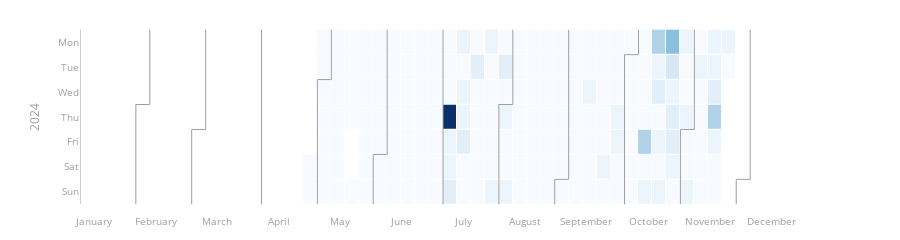

Write notebook code for a chart like this one.
### Code cell
fig = calplot(df, x="date", y="クリック数",
              colorscale=px.colors.sequential.Blues)
fig.update_layout({"yaxis": {"title": "2024"}, 
                   "yaxis2": {"title": "2025"}
                   })
fig.show()
fig.write_html("calplot.html")

### Figure 1 — Plotly figure (JSON) as saved in the notebook; plotly's stock layout.template omitted (floating-point values rounded to 4 significant figures; data arrays with more than 128 entries replaced by an {"elided": "..."} marker saying what was removed)
{"data": [{"colorscale": [[0, "rgb(247,251,255)"], [0.125, "rgb(222,235,247)"], [0.25, "rgb(198,219,239)"], [0.375, "rgb(158,202,225)"], [0.5, "rgb(107,174,214)"], [0.625, "rgb(66,146,198)"], [0.75, "rgb(33,113,181)"], [0.875, "rgb(8,81,156)"], [1, "rgb(8,48,107)"]], "customdata": {"elided": "366x2 str values"}, "hovertemplate": "%{customdata[0]} <br>Week=%{x} <br>%{customdata[1]}=%{z}", "name": "2024", "showscale": false, "type": "heatmap", "x": {"elided": "366 int values"}, "xaxis": "x", "xgap": 1, "y": {"elided": "366 int values"}, "yaxis": "y", "ygap": 1, "z": {"elided": "366 int values"}, "zmax": 19, "zmin": 0}, {"hoverinfo": "skip", "line": {"color": "#9e9e9e", "width": 1}, "mode": "lines", "type": "scatter", "x": [0.5, 0.5], "xaxis": "x", "y": [-0.5, 6.5], "yaxis": "y"}, {"hoverinfo": "skip", "line": {"color": "#9e9e9e", "width": 1}, "mode": "lines", "type": "scatter", "x": [4.5, 4.5], "xaxis": "x", "y": [2.5, 6.5], "yaxis": "y"}, {"hoverinfo": "skip", "line": {"color": "#9e9e9e", "width": 1}, "mode": "lines", "type": "scatter", "x": [4.5, 5.5], "xaxis": "x", "y": [2.5, 2.5], "yaxis": "y"}, {"hoverinfo": "skip", "line": {"color": "#9e9e9e", "width": 1}, "mode": "lines", "type": "scatter", "x": [5.5, 5.5], "xaxis": "x", "y": [2.5, -0.5], "yaxis": "y"}, {"hoverinfo": "skip", "line": {"color": "#9e9e9e", "width": 1}, "mode": "lines", "type": "scatter", "x": [8.5, 8.5], "xaxis": "x", "y": [3.5, 6.5], "yaxis": "y"}, {"hoverinfo": "skip", "line": {"color": "#9e9e9e", "width": 1}, "mode": "lines", "type": "scatter", "x": [8.5, 9.5], "xaxis": "x", "y": [3.5, 3.5], "yaxis": "y"}, {"hoverinfo": "skip", "line": {"color": "#9e9e9e", "width": 1}, "mode": "lines", "type": "scatter", "x": [9.5, 9.5], "xaxis": "x", "y": [3.5, -0.5], "yaxis": "y"}, {"hoverinfo": "skip", "line": {"color": "#9e9e9e", "width": 1}, "mode": "lines", "type": "scatter", "x": [13.5, 13.5], "xaxis": "x", "y": [-0.5, 6.5], "yaxis": "y"}, {"hoverinfo": "skip", "line": {"color": "#9e9e9e", "width": 1}, "mode": "lines", "type": "scatter", "x": [17.5, 17.5], "xaxis": "x", "y": [1.5, 6.5], "yaxis": "y"}, {"hoverinfo": "skip", "line": {"color": "#9e9e9e", "width": 1}, "mode": "lines", "type": "scatter", "x": [17.5, 18.5], "xaxis": "x", "y": [1.5, 1.5], "yaxis": "y"}, {"hoverinfo": "skip", "line": {"color": "#9e9e9e", "width": 1}, "mode": "lines", "type": "scatter", "x": [18.5, 18.5], "xaxis": "x", "y": [1.5, -0.5], "yaxis": "y"}, {"hoverinfo": "skip", "line": {"color": "#9e9e9e", "width": 1}, "mode": "lines", "type": "scatter", "x": [21.5, 21.5], "xaxis": "x", "y": [4.5, 6.5], "yaxis": "y"}, {"hoverinfo": "skip", "line": {"color": "#9e9e9e", "width": 1}, "mode": "lines", "type": "scatter", "x": [21.5, 22.5], "xaxis": "x", "y": [4.5, 4.5], "yaxis": "y"}, {"hoverinfo": "skip", "line": {"color": "#9e9e9e", "width": 1}, "mode": "lines", "type": "scatter", "x": [22.5, 22.5], "xaxis": "x", "y": [4.5, -0.5], "yaxis": "y"}, {"hoverinfo": "skip", "line": {"color": "#9e9e9e", "width": 1}, "mode": "lines", "type": "scatter", "x": [26.5, 26.5], "xaxis": "x", "y": [-0.5, 6.5], "yaxis": "y"}, {"hoverinfo": "skip", "line": {"color": "#9e9e9e", "width": 1}, "mode": "lines", "type": "scatter", "x": [30.5, 30.5], "xaxis": "x", "y": [2.5, 6.5], "yaxis": "y"}, {"hoverinfo": "skip", "line": {"color": "#9e9e9e", "width": 1}, "mode": "lines", "type": "scatter", "x": [30.5, 31.5], "xaxis": "x", "y": [2.5, 2.5], "yaxis": "y"}, {"hoverinfo": "skip", "line": {"color": "#9e9e9e", "width": 1}, "mode": "lines", "type": "scatter", "x": [31.5, 31.5], "xaxis": "x", "y": [2.5, -0.5], "yaxis": "y"}, {"hoverinfo": "skip", "line": {"color": "#9e9e9e", "width": 1}, "mode": "lines", "type": "scatter", "x": [34.5, 34.5], "xaxis": "x", "y": [5.5, 6.5], "yaxis": "y"}, {"hoverinfo": "skip", "line": {"color": "#9e9e9e", "width": 1}, "mode": "lines", "type": "scatter", "x": [34.5, 35.5], "xaxis": "x", "y": [5.5, 5.5], "yaxis": "y"}, {"hoverinfo": "skip", "line": {"color": "#9e9e9e", "width": 1}, "mode": "lines", "type": "scatter", "x": [35.5, 35.5], "xaxis": "x", "y": [5.5, -0.5], "yaxis": "y"}, {"hoverinfo": "skip", "line": {"color": "#9e9e9e", "width": 1}, "mode": "lines", "type": "scatter", "x": [39.5, 39.5], "xaxis": "x", "y": [0.5, 6.5], "yaxis": "y"}, {"hoverinfo": "skip", "line": {"color": "#9e9e9e", "width": 1}, "mode": "lines", "type": "scatter", "x": [39.5, 40.5], "xaxis": "x", "y": [0.5, 0.5], "yaxis": "y"}, {"hoverinfo": "skip", "line": {"color": "#9e9e9e", "width": 1}, "mode": "lines", "type": "scatter", "x": [40.5, 40.5], "xaxis": "x", "y": [0.5, -0.5], "yaxis": "y"}, {"hoverinfo": "skip", "line": {"color": "#9e9e9e", "width": 1}, "mode": "lines", "type": "scatter", "x": [43.5, 43.5], "xaxis": "x", "y": [3.5, 6.5], "yaxis": "y"}, {"hoverinfo": "skip", "line": {"color": "#9e9e9e", "width": 1}, "mode": "lines", "type": "scatter", "x": [43.5, 44.5], "xaxis": "x", "y": [3.5, 3.5], "yaxis": "y"}, {"hoverinfo": "skip", "line": {"color": "#9e9e9e", "width": 1}, "mode": "lines", "type": "scatter", "x": [44.5, 44.5], "xaxis": "x", "y": [3.5, -0.5], "yaxis": "y"}, {"hoverinfo": "skip", "line": {"color": "#9e9e9e", "width": 1}, "mode": "lines", "type": "scatter", "x": [47.5, 47.5], "xaxis": "x", "y": [5.5, 6.5], "yaxis": "y"}, {"hoverinfo": "skip", "line": {"color": "#9e9e9e", "width": 1}, "mode": "lines", "type": "scatter", "x": [47.5, 48.5], "xaxis": "x", "y": [5.5, 5.5], "yaxis": "y"}, {"hoverinfo": "skip", "line": {"color": "#9e9e9e", "width": 1}, "mode": "lines", "type": "scatter", "x": [48.5, 48.5], "xaxis": "x", "y": [5.5, -0.5], "yaxis": "y"}], "layout": {"font": {"color": "#9e9e9e", "size": 10}, "height": 150, "margin": {"b": 20, "t": 20}, "plot_bgcolor": "#fff", "showlegend": false, "title": {"text": ""}, "xaxis": {"anchor": "y", "domain": [0, 1], "showgrid": false, "showline": false, "tickmode": "array", "ticktext": ["January", "February", "March", "April", "May", "June", "July", "August", "September", "October", "November", "December"], "tickvals": [1.5, 5.909, 10.32, 14.73, 19.14, 23.55, 27.95, 32.36, 36.77, 41.18, 45.59, 50], "zeroline": false}, "yaxis": {"anchor": "x", "autorange": "reversed", "domain": [0, 1], "showgrid": false, "showline": false, "tickmode": "array", "ticktext": ["Mon", "Tue", "Wed", "Thu", "Fri", "Sat", "Sun"], "tickvals": [0, 1, 2, 3, 4, 5, 6], "title": {"text": "2024"}, "zeroline": false}, "yaxis2": {"title": {"text": "2025"}}}}
